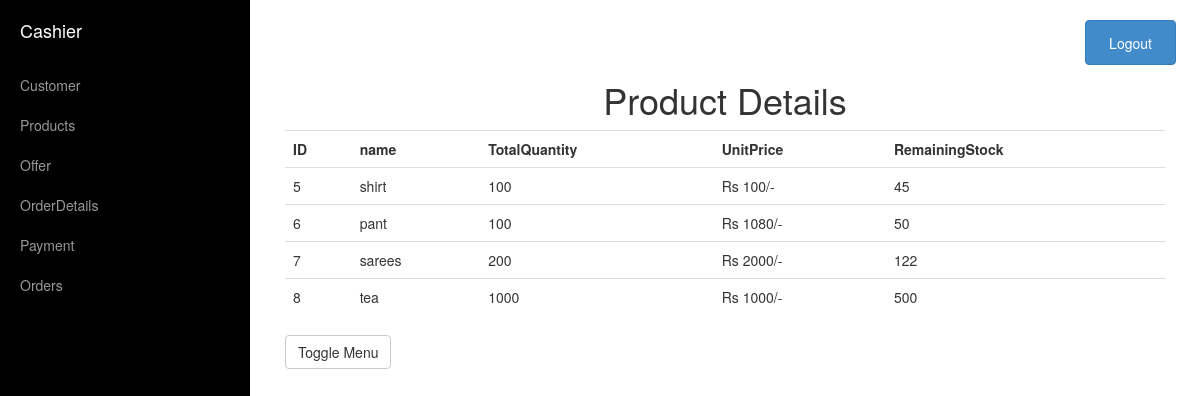
Page /Cloth/products.php on the committed database.
### tables this page shows
CREATE TABLE IF NOT EXISTS `products` (
`product_id` int(11) NOT NULL,
  `productname` varchar(30) NOT NULL,
  `retailersid` int(11) NOT NULL,
  `quantity` int(11) NOT NULL,
  `unitprice` int(11) NOT NULL,
  `stock` int(11) NOT NULL,
  `date_of_purchase` date NOT NULL
);

### Cloth/products.php (the view, shortened to what this page needs)
<!DOCTYPE html>
<html lang="en">
<head>
<link href="css/elements.css" rel="stylesheet">
<link href="css/bootstrap.min.css" rel="stylesheet">
<link href="css/simple-sidebar.css" rel="stylesheet">
</head>
<body id="body" style="overflow:hidden;">
<div id="wrapper">
<div id="sidebar-wrapper">
<ul class="sidebar-nav">
<li class="sidebar-brand">
<a href="cashier.php">
Cashier
</a>
</li>
<li>
<a href="cashier.php">Customer</a>
</li>
<li>
<a href="products.php">Products</a>
</li>
<li>
<a href="offer.php">Offer</a>
</li>
<li>
<a href="orders1.php">OrderDetails</a>
</li>
<li>
<a href="payment.php">Payment</a>
</li>
<li>
<a href="casorder.php">Orders</a>
</li>
</ul>
</div>
<div id="page-content-wrapper">
<div class="container-fluid">
<div class="row">
<div class="col-lg-12">
<a href ="login.php"><button class='btn btn-primary' onclick="login.php" style="position:absolute; margin-left:800px;">Logout</button></a>
<br><br>
<h1 align="center">Product Details</h1>
<p>
<table class="table table-hover">
<tr>
<th>ID</th>
<th>name</th>
<th>TotalQuantity</th>
<th>UnitPrice</th>
<th>RemainingStock</th>
</tr>
<?php
$query="SELECT * FROM `products` ORDER BY `product_id`";
$query_run=mysql_query($query);
if($query_run)
{
	while($row=mysql_fetch_assoc($query_run))
	{
		$pid=$row['product_id'];
		$pname=$row['productname'];
		$quantity=$row['quantity'];
		$uprice=$row['unitprice'];
		$stock=$row['stock'];
		echo '<tr>';
		echo "<td>$pid</td>";
		echo "<td>$pname</td>";
		echo "<td> $quantity</td>";
		echo "<td>Rs $uprice/-</td>";
		echo "<td>$stock</td>";
		echo "</tr>";
	}
}
?>
</table>
</p>
<a href="#menu-toggle" class="btn btn-default" id="menu-toggle">Toggle Menu</a>
</div>
</div>
</div>
</div>
</div>
</body>
</html>

### Cloth/css/elements.css (style rules this page uses)
html { overflow: -moz-scrollbars-vertical; overflow-y: scroll; }
p { margin-top:30px }
button { width:10%; height:45px; border-radius:3px; background-color:#cd853f; color:#fff; font-family:'Raleway',sans-serif; font-size:18px; cursor:pointer }

### Cloth/css/simple-sidebar.css (style rules this page uses)
#wrapper { padding-left: 0; -webkit-transition: all 0.5s ease; -moz-transition: all 0.5s ease; -o-transition: all 0.5s ease; transition: all 0.5s ease; }
#sidebar-wrapper { z-index: 1000; position: fixed; left: 250px; width: 0; height: 100%; margin-left: -250px; overflow-y: auto; background: #000; -webkit-transition: all 0.5s ease; -moz-transition: all 0.5s ease; -o-transition: all 0.5s ease; transition: all 0.5s ease; }
#page-content-wrapper { width: 100%; padding: 15px; }
.sidebar-nav { position: absolute; top: 0; width: 250px; margin: 0; padding: 0; list-style: none; }
.sidebar-nav li { text-indent: 20px; line-height: 40px; }
.sidebar-nav li a { display: block; text-decoration: none; color: #999999; }
.sidebar-nav > .sidebar-brand { height: 65px; font-size: 18px; line-height: 60px; }
.sidebar-nav > .sidebar-brand a { color: #999999; }
@media (min-width:768px) { #wrapper { padding-left: 250px; } }
@media (min-width:768px) { #sidebar-wrapper { width: 250px; } }
@media (min-width:768px) { #page-content-wrapper { padding: 20px; } }

### rows in the picture
products: product_id "5", productname "shirt", quantity "100", unitprice "100", stock "45"
products: product_id "6", productname "pant", quantity "100", unitprice "1080", stock "50"
products: product_id "7", productname "sarees", quantity "200", unitprice "2000", stock "122"
products: product_id "8", productname "tea", quantity "1000", unitprice "1000", stock "500"
